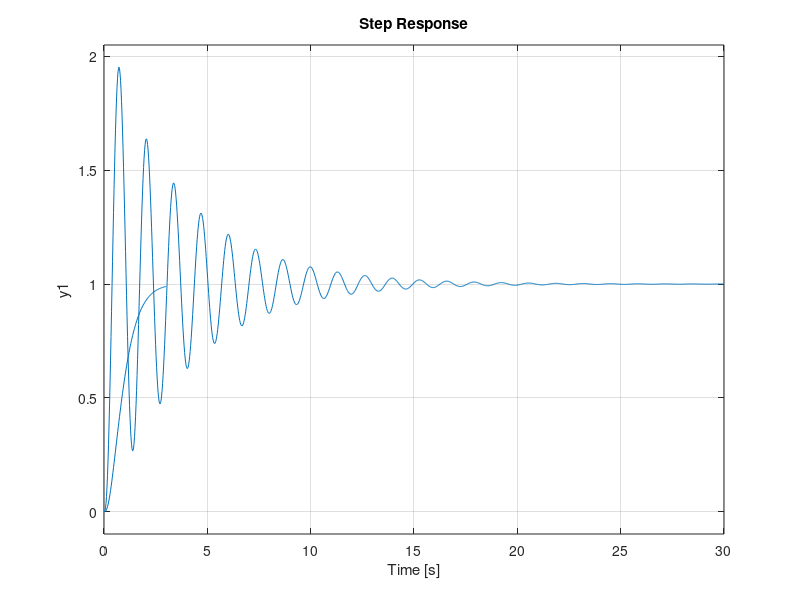

This chart was generated by the following MATLAB code:
num=[50];
den=[1 15 50 0]
G0=tf(num,den);
H=[1];
G=feedback(G0,H);
step(G);
hold on
%%
Kp=6.773;
Ki=8.883;
Kd=0;
Gc=pid(Kp,Ki,Kd)
Gg=feedback(G0*Gc,H);
step(Gg);
hold on